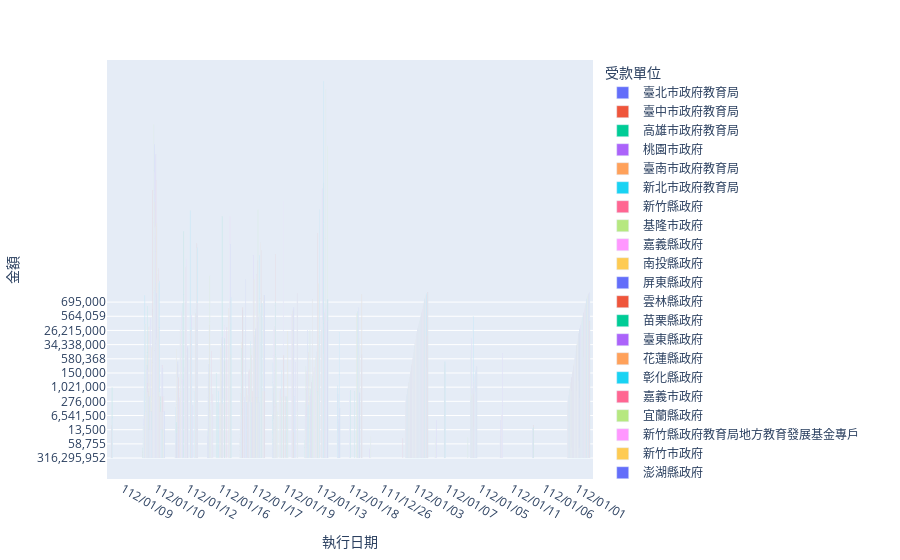

The cell this chart's notebook holds for it:
### Markdown cell above
### 畫圖

### Code cell
# 將所有資料化為長條圖表 y軸為金額 x軸為日期 查看相對應的受款單位：

import plotly.express as px
from IPython.display import Image
fig = px.bar(file, x= '執行日期', y= '金額 ', color= '受款單位', barmode='group')
fig.show()
Image(filename='長條圖.png')
